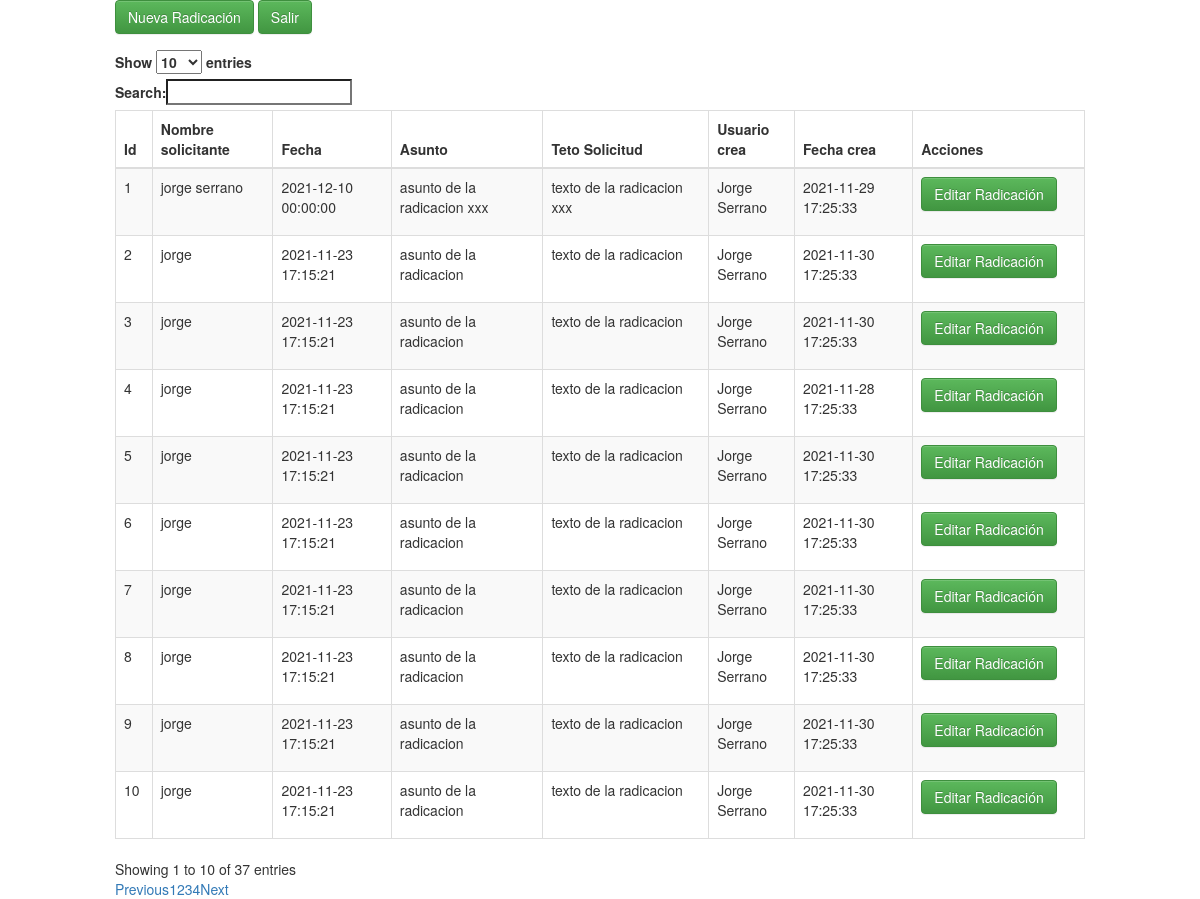
The page /?inicio (signed in) on the database its author committed.
### tables this page shows
CREATE TABLE `radicaciones` (
  `id` int(11) NOT NULL,
  `nombre_solicitante` varchar(255) NOT NULL,
  `fecha` datetime NOT NULL,
  `asunto` varchar(255) NOT NULL,
  `texto_solicitud` text NOT NULL,
  `usuario_crea` int(11) NOT NULL,
  `fecha_crea` datetime NOT NULL DEFAULT current_timestamp()
);

CREATE TABLE `usuarios` (
  `id` int(11) NOT NULL,
  `email` varchar(255) NOT NULL,
  `nombre` varchar(255) NOT NULL,
  `password` varchar(255) NOT NULL,
  `intentos` tinyint(4) NOT NULL DEFAULT 0,
  `bloqueado` tinyint(1) NOT NULL DEFAULT 0
);

### app/controllers/Inicio/InicioController.php (called while the page is built, shortened)
<?php
require_once LIBS_ROUTE . 'Session.php';
class InicioController extends Controller
{
    public function __construct()
    {
        $this->modelRadicaciones = new RadicacionesModel();
    }
    public function exec()
    {
        $radicaciones = $this->modelRadicaciones->getRadicaciones();
        $this->render(__CLASS__, ['radicaciones' => $radicaciones]);
    }
}

### app/models/RadicacionesModel.php (called while the page is built, shortened)
<?php
class RadicacionesModel extends Model
{
    public function __construct()
    {
        $this->modelLogs = new LogsModel();
        $this->session = new Session();
        $this->session->init();
        $this->usuario_crea = $this->session->get('idusuario') ?? '';
    }
    public function getRadicaciones()
    {
        $sql = "SELECT ra.id, ra.nombre_solicitante, ra.fecha, ra.asunto, ra.texto_solicitud, ra.fecha_crea, us.nombre
            FROM radicaciones AS ra
            INNER JOIN usuarios AS us WHERE us.id=ra.usuario_crea
            ORDER BY ra.fecha_crea ASC";
        return $this->db->query($sql)->fetch_all(MYSQLI_ASSOC);
    }
}

### system/libs/Session.php (called while the page is built, shortened)
<?php
class Session
{
  public function get($key)
  {
    return !empty($_SESSION[$key]) ? $_SESSION[$key] : null;
  }
}

### app/models/LogsModel.php (called while the page is built, shortened)
<?php
class LogsModel extends Model
{
    public function set($usuario_crea, $sentencia)
    {
        $sentencia = $this->db->real_escape_string($sentencia);
        $query = "INSERT INTO logs VALUES (null, '$usuario_crea', now(), '$sentencia')";
        $this->db->query($query);
        return boolval($this->db->insert_id);
    }
}

### app/views/Inicio/Inicio.php (the view, shortened to what this page needs)
<div class="row">
    <div class="col-md-10 col-md-offset-1">
        <a class="btn btn-success" style="margin-bottom:16px;" href="?radicacion/nueva"
            >Nueva Radicación</a>
            <a class="btn btn-success" style="margin-bottom:16px;" href="?inicio/salir"
            >Salir</a>
    </div>
    <div class="col-md-10 col-md-offset-1">
        <table id="example" class="table table-striped table-bordered nowrap" style="width:100%">
            <thead>
                <tr>
                    <th>Id</th>
                    <th>Nombre solicitante</th>
                    <th>Fecha</th>
                    <th>Asunto</th>
                    <th>Teto Solicitud</th>
                    <th>Usuario crea</th>
                    <th>Fecha crea</th>
                    <th>Acciones</th>
                </tr>
            </thead>
            <tbody>
                <?php
                    foreach ($radicaciones as $key => $value) {
                        ?>
                <tr>
                    <td><?= $value['id']?></td>
                    <td><?= $value['nombre_solicitante']?></td>
                    <td><?= $value['fecha']?></td>
                    <td><?= $value['asunto']?></td>
                    <td><?= $value['texto_solicitud']?></td>
                    <td><?= $value['nombre']?></td>
                    <td><?= $value['fecha_crea']?></td>
                    <td><a class="btn btn-success" style="margin-bottom:16px;" href="?radicacion/editar/<?php echo $value['id'];?>">Editar Radicación</a></td>
                </tr>
                <?php
                    }
                    ?>
            </tbody>
        </table>
    </div>
</div>

### index.php (shortened to what this page needs)
<?php
$router = new Router();
$method = $router->getMethod();
$param = $router->getParam();
?>
<!DOCTYPE html>
<html lang="en">
<head>
    <link rel="stylesheet" href="/assets/css/bootstrap.min.css">
    <link rel="stylesheet" href="/assets/css/bootstrap-theme.min.css">
    <link rel="stylesheet" href="https://cdn.datatables.net/1.11.3/css/dataTables.bootstrap.min.css">
    <link rel="stylesheet" href="https://cdn.datatables.net/fixedheader/3.2.0/css/fixedHeader.bootstrap.min.css">
    <link rel="stylesheet" href="https://cdn.datatables.net/responsive/2.2.9/css/responsive.bootstrap.min.css">
</head>
<body>
    <div class="container-fluid">
        <?php
$controller = new $controller;
$controller->$method($param);
?>
    </div>
</body>
</html>

### rows shown on the page
radicaciones: id "4", nombre_solicitante "jorge", fecha "2021-11-23 17:15:21", asunto "asunto de la radicacion", texto_solicitud "texto de la radicacion", usuario_crea.nombre "Jorge Serrano", fecha_crea "2021-11-28 17:25:33"
radicaciones: id "1", nombre_solicitante "jorge serrano", fecha "2021-12-10 00:00:00", asunto "asunto de la radicacion xxx", texto_solicitud "texto de la radicacion xxx", usuario_crea.nombre "Jorge Serrano", fecha_crea "2021-11-29 17:25:33"
radicaciones: id "2", nombre_solicitante "jorge", fecha "2021-11-23 17:15:21", asunto "asunto de la radicacion", texto_solicitud "texto de la radicacion", usuario_crea.nombre "Jorge Serrano", fecha_crea "2021-11-30 17:25:33"
radicaciones: id "3", nombre_solicitante "jorge", fecha "2021-11-23 17:15:21", asunto "asunto de la radicacion", texto_solicitud "texto de la radicacion", usuario_crea.nombre "Jorge Serrano", fecha_crea "2021-11-30 17:25:33"
radicaciones: id "5", nombre_solicitante "jorge", fecha "2021-11-23 17:15:21", asunto "asunto de la radicacion", texto_solicitud "texto de la radicacion", usuario_crea.nombre "Jorge Serrano", fecha_crea "2021-11-30 17:25:33"
radicaciones: id "6", nombre_solicitante "jorge", fecha "2021-11-23 17:15:21", asunto "asunto de la radicacion", texto_solicitud "texto de la radicacion", usuario_crea.nombre "Jorge Serrano", fecha_crea "2021-11-30 17:25:33"
radicaciones: id "7", nombre_solicitante "jorge", fecha "2021-11-23 17:15:21", asunto "asunto de la radicacion", texto_solicitud "texto de la radicacion", usuario_crea.nombre "Jorge Serrano", fecha_crea "2021-11-30 17:25:33"
radicaciones: id "8", nombre_solicitante "jorge", fecha "2021-11-23 17:15:21", asunto "asunto de la radicacion", texto_solicitud "texto de la radicacion", usuario_crea.nombre "Jorge Serrano", fecha_crea "2021-11-30 17:25:33"
radicaciones: id "9", nombre_solicitante "jorge", fecha "2021-11-23 17:15:21", asunto "asunto de la radicacion", texto_solicitud "texto de la radicacion", usuario_crea.nombre "Jorge Serrano", fecha_crea "2021-11-30 17:25:33"
radicaciones: id "10", nombre_solicitante "jorge", fecha "2021-11-23 17:15:21", asunto "asunto de la radicacion", texto_solicitud "texto de la radicacion", usuario_crea.nombre "Jorge Serrano", fecha_crea "2021-11-30 17:25:33"
